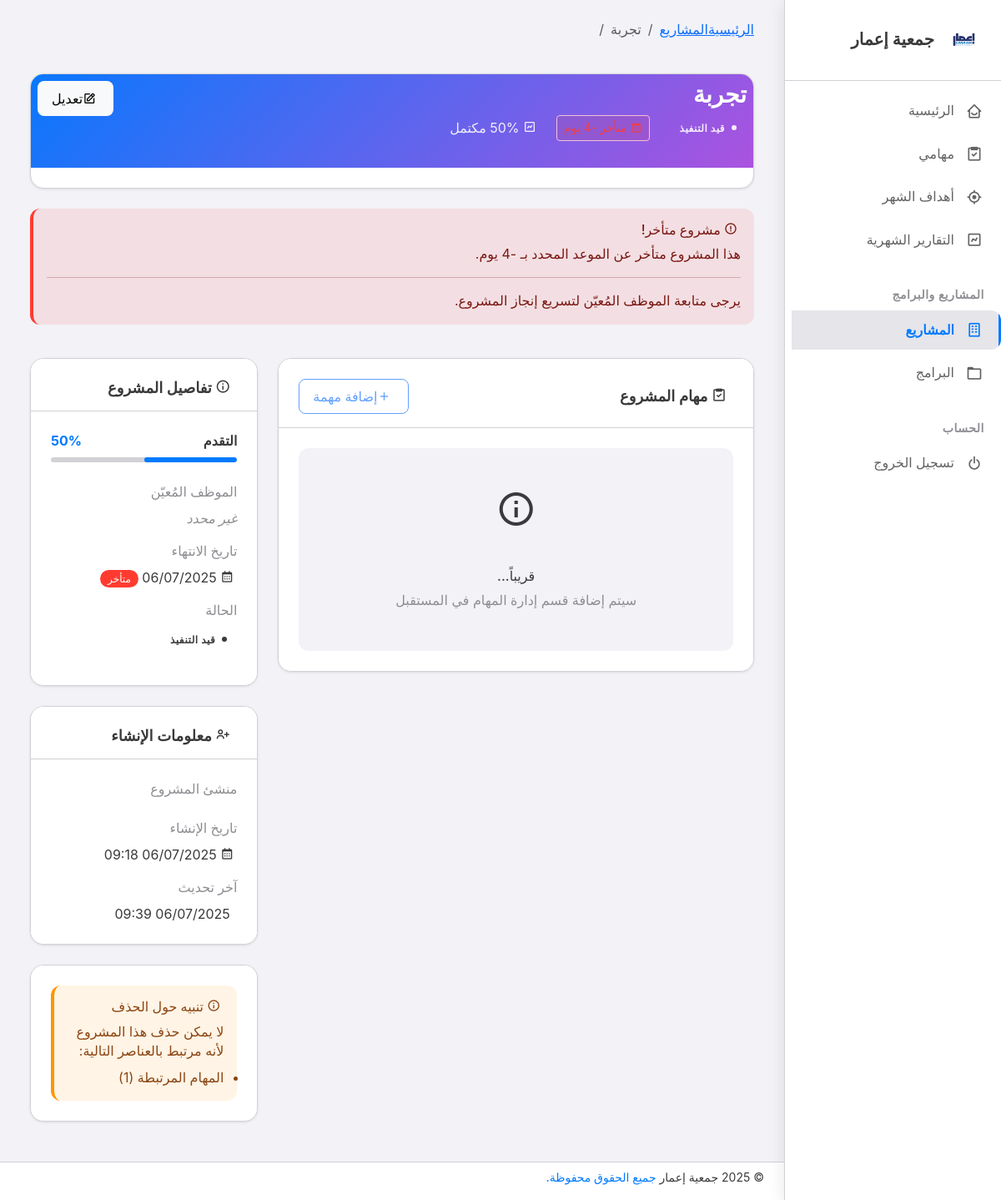
The page /tasks/projects/1/ (signed in) on the database its author committed.
### tasks/models.py (models this page shows, shortened)
class Project(models.Model):
    STATUS_CHOICES = [
        ('new', 'جديد'),
        ('in_progress', 'قيد التنفيذ'),
        ('finished', 'مكتمل'),
    ]
    name = models.CharField(
        max_length=200,
        verbose_name="اسم المشروع",
        help_text="اسم المشروع"
    )
    description = models.TextField(
        blank=True,
        verbose_name="وصف المشروع",
        help_text="وصف تفصيلي للمشروع"
    )
    assigned_employees = models.ManyToManyField(
        Employee,
        blank=True,
        related_name='assigned_projects',
        verbose_name="الموظفين المُعيّنين",
        help_text="الموظفين المسؤولين عن المشروع"
    )
    primary_assigned_employee = models.ForeignKey(
        Employee,
        on_delete=models.SET_NULL,
        null=True,
        blank=True,
        related_name='primary_assigned_projects',
        verbose_name="الموظف الرئيسي",
        help_text="الموظف الرئيسي المسؤول عن المشروع"
    )
    due_date = models.DateField(
        null=True,
        blank=True,
        verbose_name="تاريخ الانتهاء",
        help_text="التاريخ المتوقع لإنجاز المشروع"
    )
    status = models.CharField(
        max_length=20,
        choices=STATUS_CHOICES,
        default='new',
        verbose_name="حالة المشروع",
        help_text="الحالة الحالية للمشروع"
    )
    created_by = models.ForeignKey(
        Employee,
        on_delete=models.CASCADE,
        related_name='created_projects',
        verbose_name="منشئ المشروع",
        help_text="الموظف الذي أنشأ المشروع"
    )
    created_at = models.DateTimeField(
        auto_now_add=True,
        verbose_name="تاريخ الإنشاء"
    )
    updated_at = models.DateTimeField(
        auto_now=True,
        verbose_name="تاريخ آخر تحديث"
    )
    class Meta:
        verbose_name = "مشروع"
        verbose_name_plural = "المشاريع"
        ordering = ['-created_at']
    def get_status_display_arabic(self):
        return dict(self.STATUS_CHOICES).get(self.status, self.status)
    def is_overdue(self):
        if self.due_date and self.status != 'finished':
            return timezone.now().date() > self.due_date
        return False
    def days_remaining(self):
        if self.due_date and self.status != 'finished':
            diff = self.due_date - timezone.now().date()
            return diff.days
        return None
    def progress_percentage(self):
        progress = {
            'new': 10,
            'in_progress': 50,
            'finished': 100,
        }
        return progress.get(self.status, 0)
    def can_be_deleted(self):
        if hasattr(self, 'tasks') and self.tasks.exists():
            return False
        return True
    def get_deletion_blockers(self):
        blockers = []
        if hasattr(self, 'tasks') and self.tasks.exists():
            blockers.append(f"المهام المرتبطة ({self.tasks.count()})")
        return blockers
    @property
    def assigned_employee(self):
        if self.primary_assigned_employee:
            return self.primary_assigned_employee
        elif self.assigned_employees.exists():
            return self.assigned_employees.first()
        return None

### tasks/views.py (the view, shortened to what this page needs)
# urls.py: path('projects/<int:pk>/', views.project_detail, name='project_detail'),
@login_required
def project_detail(request, pk):
    project = get_object_or_404(Project.objects.prefetch_related('assigned_employees'), pk=pk)
    context = {
        'title': f'تفاصيل المشروع - {project.name}',
        'current_page': 'projects',
        'project': project,
        'can_delete': project.can_be_deleted(),
        'deletion_blockers': project.get_deletion_blockers() if not project.can_be_deleted() else []
    }
    return render(request, 'tasks/projects/detail.html', context)

### templates/tasks/projects/detail.html (shortened to what this page needs)
{% extends 'base.html' %}
{% load static %}
{% block extra_css %}
<link rel="stylesheet" href="{% static 'css/projects.css' %}" />
{% endblock %}
{% block content %}
<div class="row mb-4">
    <div class="col-12">
        <nav aria-label="breadcrumb">
            <ol class="breadcrumb">
                <li class="breadcrumb-item">
                    <a href="{% url 'dashboard:dashboard' %}">الرئيسية</a>
                </li>
                <li class="breadcrumb-item">
                    <a href="{% url 'tasks:projects' %}">المشاريع</a>
                </li>
                <li class="breadcrumb-item active" aria-current="page">{{ project.name }}</li>
            </ol>
        </nav>
    </div>
</div>
<div class="row mb-4">
    <div class="col-12">
        <div class="card">
            <div class="project-detail-header">
                <div class="d-flex justify-content-between align-items-start">
                    <div>
                        <h3 class="project-detail-title mb-2">{{ project.name }}</h3>
                        <div class="project-detail-meta">
                            <span class="project-status-badge status-{{ project.status }}">
                                {{ project.get_status_display_arabic }}
                            </span>
                            {% if project.due_date %}
                            <span class="due-date-indicator {% if project.is_overdue %}overdue{% elif project.days_remaining <= 7 %}due-soon{% else %}normal{% endif %}">
                                <i class="bx bx-calendar"></i>
                            </span>
                            {% endif %}
                            <span>
                                <i class="bx bx-chart"></i>
                                {{ project.progress_percentage }}% مكتمل
                            </span>
                        </div>
                    </div>
                    <div class="btn-group">
                        <button type="button" class="btn btn-light project-edit-btn"
                                data-project-id="{{ project.pk }}">
                            <i class="bx bx-edit me-1"></i>
                            تعديل
                        </button>
                    </div>
                </div>
            </div>
        </div>
    </div>
</div>
{% if project.is_overdue %}
<div class="row mb-4">
    <div class="col-12">
        <div class="alert alert-danger">
            <h6 class="alert-heading">
                <i class="bx bx-error-circle me-1"></i>
                مشروع متأخر!
            </h6>
            <p class="mb-2">هذا المشروع متأخر عن الموعد المحدد بـ {{ project.days_remaining|add:"-1" }} يوم.</p>
            <hr>
            <p class="mb-0">يرجى متابعة الموظف المُعيّن لتسريع إنجاز المشروع.</p>
        </div>
    </div>
</div>
{% endif %}
<div class="row mb-4">
    <div class="col-lg-8 mb-4">
        <div class="card">
            <div class="card-header d-flex justify-content-between align-items-center">
                <h5 class="card-title mb-0">
                    <i class="bx bx-task me-2"></i>
                    مهام المشروع
                </h5>
                <button type="button" class="btn btn-sm btn-outline-primary" disabled>
                    <i class="bx bx-plus me-1"></i>
                    إضافة مهمة
                </button>
            </div>
            <div class="card-body">
                <div class="project-tasks-section text-center py-5">
                    <div class="avatar avatar-xl mx-auto mb-3">
                        <span class="avatar-initial rounded bg-label-info">
                            <i class="bx bx-info-circle bx-lg"></i>
                        </span>
                    </div>
                    <h6 class="mb-2">قريباً...</h6>
                    <p class="text-muted mb-0">سيتم إضافة قسم إدارة المهام في المستقبل</p>
                </div>
            </div>
        </div>
    </div>
    <div class="col-lg-4">
        <div class="card mb-4">
            <div class="card-header">
                <h5 class="card-title mb-0">
                    <i class="bx bx-info-circle me-2"></i>
                    تفاصيل المشروع
                </h5>
            </div>
            <div class="card-body">
                <div class="mb-4">
                    <div class="d-flex justify-content-between align-items-center mb-2">
                        <span class="fw-semibold">التقدم</span>
                        <span class="text-primary fw-bold">{{ project.progress_percentage }}%</span>
                    </div>
                    <div class="project-progress-bar">
                        <div class="project-progress-fill status-{{ project.status }}"
                             style="width: {{ project.progress_percentage }}%"></div>
                    </div>
                </div>
                <div class="mb-3">
                    <label class="form-label text-muted">الموظف المُعيّن</label>
                    {% if project.assigned_employee %}
                    <div class="d-flex align-items-center">
                        <div class="avatar avatar-sm me-2">
                            {% if project.assigned_employee.profile_picture %}
                            <img src="{{ project.assigned_employee.profile_picture.url }}" alt="{{ project.assigned_employee.name }}" class="rounded-circle">
                            {% else %}
                            <span class="avatar-initial rounded-circle bg-label-primary">
                                {{ project.assigned_employee.name|first|upper }}
                            </span>
                            {% endif %}
                        </div>
                        <div>
                            <div class="fw-semibold">{{ project.assigned_employee.name }}</div>
                            <small class="text-muted">{{ project.assigned_employee.job_title }}</small>
                        </div>
                    </div>
                    {% else %}
                    <span class="text-muted fst-italic">غير محدد</span>
                    {% endif %}
                </div>
                <div class="mb-3">
                    <label class="form-label text-muted">تاريخ الانتهاء</label>
                    <div>
                        {% if project.due_date %}
                        <i class="bx bx-calendar me-1"></i>
                        {{ project.due_date|date:"d/m/Y" }}
                        {% if project.is_overdue %}
                        <span class="badge bg-danger ms-2">متأخر</span>
                        {% elif project.days_remaining <= 7 %}
                        <span class="badge bg-warning ms-2">قريب الانتهاء</span>
                        {% endif %}
                        {% else %}
                        <span class="text-muted fst-italic">غير محدد</span>
                        {% endif %}
                    </div>
                </div>
                <div class="mb-3">
                    <label class="form-label text-muted">الحالة</label>
                    <div>
                        <span class="project-status-badge status-{{ project.status }}">
                            {{ project.get_status_display_arabic }}
                        </span>
                    </div>
                </div>
            </div>
        </div>
        <div class="card">
            <div class="card-header">
                <h5 class="card-title mb-0">
                    <i class="bx bx-user-plus me-2"></i>
                    معلومات الإنشاء
                </h5>
            </div>
            <div class="card-body">
                <div class="mb-3">
                    <label class="form-label text-muted">منشئ المشروع</label>
                </div>
                <div class="mb-3">
                    <label class="form-label text-muted">تاريخ الإنشاء</label>
                    <div>
                        <i class="bx bx-calendar me-1"></i>
                        {{ project.created_at|date:"d/m/Y H:i" }}
                    </div>
                </div>
                <div class="mb-0">
                    <label class="form-label text-muted">آخر تحديث</label>
                    <div>
                        {{ project.updated_at|date:"d/m/Y H:i" }}
                    </div>
                </div>
            </div>
        </div>
        {% if not can_delete %}
        <div class="card mt-4">
            <div class="card-body">
                <div class="alert alert-warning mb-0">
                    <h6 class="alert-heading">
                        <i class="bx bx-info-circle me-1"></i>
                        تنبيه حول الحذف
                    </h6>
                    <p class="mb-2">لا يمكن حذف هذا المشروع لأنه مرتبط بالعناصر التالية:</p>
                    <ul class="mb-0">
                        {% for blocker in deletion_blockers %}
                        <li>{{ blocker }}</li>
                        {% endfor %}
                    </ul>
                </div>
            </div>
        </div>
        {% endif %}
    </div>
</div>
{% endblock %}

### rows shown on the page
Project: name "تجربة", get_status_display_arabic "قيد التنفيذ", progress_percentage "50", due_date "06/07/2025", created_at "06/07/2025 09:18", updated_at "06/07/2025 09:39"

### other values the page prints
{{ blocker }} "المهام المرتبطة (1)"
